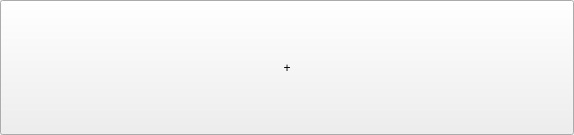
<?xml version="1.0" encoding="UTF-8"?>
<ui version="4.0">
 <class>ArrayEditorWidget</class>
 <widget class="QWidget" name="ArrayEditorWidget">
  <property name="geometry">
   <rect>
    <x>0</x>
    <y>0</y>
    <width>574</width>
    <height>135</height>
   </rect>
  </property>
  <property name="windowTitle">
   <string>Form</string>
  </property>
  <layout class="QVBoxLayout" name="verticalLayout">
   <property name="spacing">
    <number>0</number>
   </property>
   <property name="leftMargin">
    <number>0</number>
   </property>
   <property name="topMargin">
    <number>0</number>
   </property>
   <property name="rightMargin">
    <number>0</number>
   </property>
   <property name="bottomMargin">
    <number>0</number>
   </property>
   <item>
    <widget class="QPushButton" name="button_add">
     <property name="sizePolicy">
      <sizepolicy hsizetype="Expanding" vsizetype="Expanding">
       <horstretch>0</horstretch>
       <verstretch>0</verstretch>
      </sizepolicy>
     </property>
     <property name="text">
      <string>+</string>
     </property>
    </widget>
   </item>
  </layout>
 </widget>
 <resources/>
 <connections/>
</ui>
